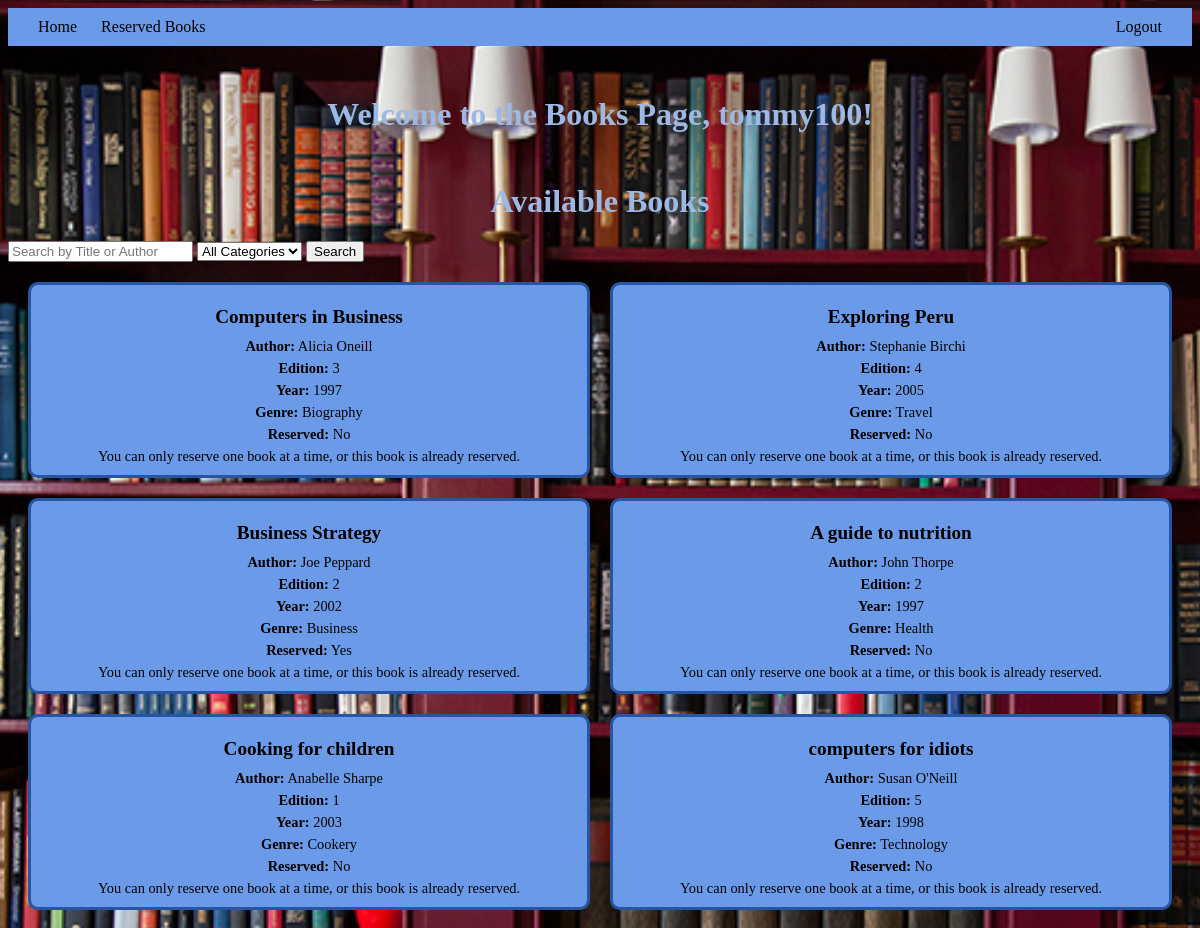
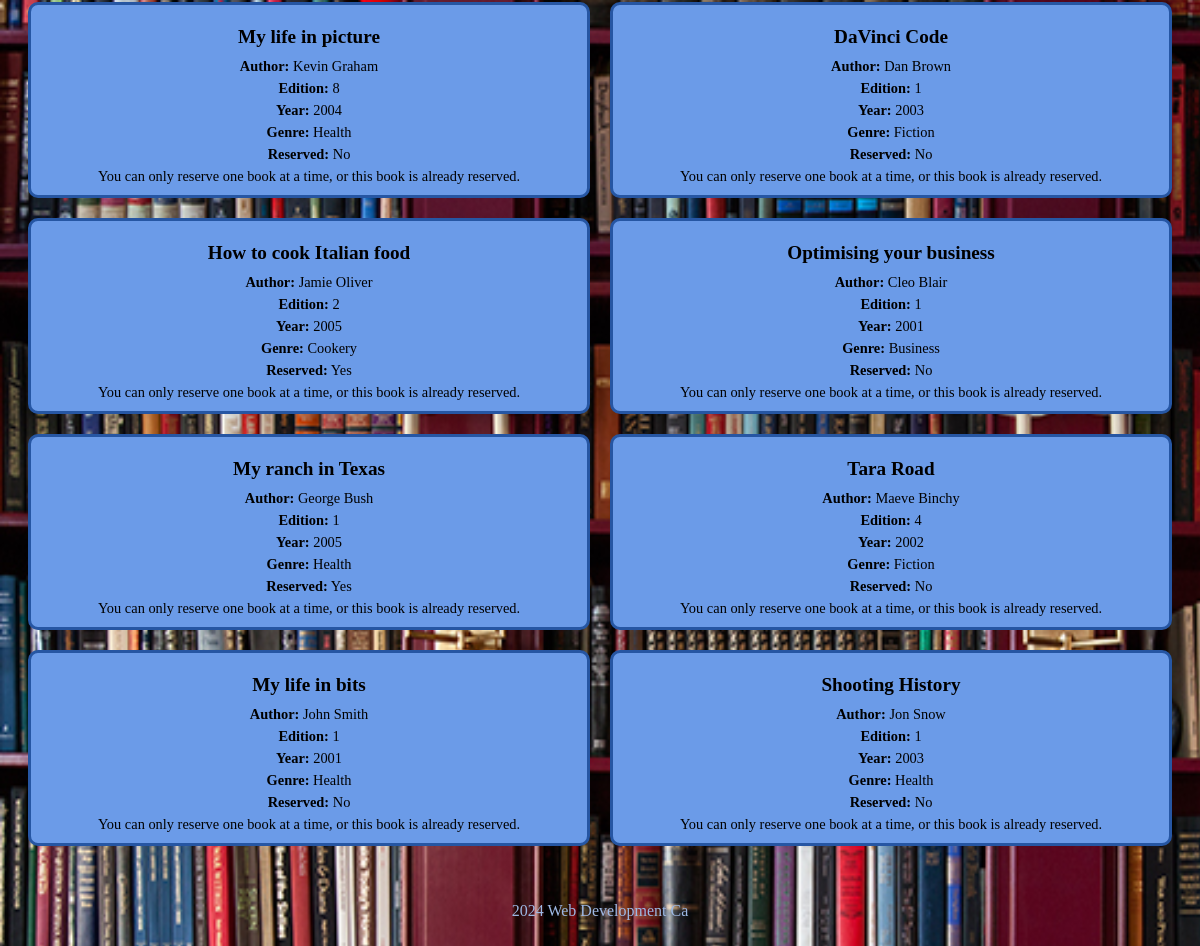
/PHP/books.php (signed in), run on the app's committed database (2 pictures, top to bottom).
### tables this page shows
CREATE TABLE `books` (
  `ISBN` varchar(15) NOT NULL,
  `bookTitle` text NOT NULL,
  `author` varchar(30) NOT NULL,
  `editor` int(11) NOT NULL,
  `yearMake` int(11) NOT NULL,
  `category` int(11) NOT NULL,
  `reserved` char(1) NOT NULL
);

CREATE TABLE `category` (
  `categoryID` int(11) NOT NULL,
  `categoryDesc` varchar(15) NOT NULL
);

### PHP/books.php (the view, shortened to what this page needs)
<!DOCTYPE html>
<html lang="en">
<head>
    <link rel="stylesheet" href="../CSS/books.css">
</head>
<body>
    <header>
        <div class="navbar">
            <div>
                <a href="books.php">Home</a>
                <a href="Reserved.php">Reserved Books</a>
            </div>
            <a href="books.php?action=logout">Logout</a>
        </div>
        <?php echo "<header><h1>Welcome to the Books Page, " . ($_SESSION['Username']) . "!</h1></header>"; ?>
        <h1>Available Books</h1>
    </header>
    <div class="search-container">
        <form method="GET" action="books.php">
            <input type="text" name="searchTitle" placeholder="Search by Title or Author" value="<?php echo isset($_GET['searchTitle']) ? ($_GET['searchTitle']) : ''; ?>">
            <select name="searchCategory">
                <option value="">All Categories</option>
                <?php
                $servername = "localhost";
                $username = "root";
                $password = "";
                $dbname = "librarydb";
                $conn = new mysqli($servername, $username, $password, $dbname);
                ?>
            </select>
            <button type="submit">Search</button>
        </form>
    </div>
    <div class="books">
        <?php
        $searchTitle = isset($_GET['searchTitle']) ? "%" . $_GET['searchTitle'] . "%" : "%%";
        $sql = "SELECT ISBN, bookTitle, author, editor, yearMake, c.categoryDesc AS category, reserved
        FROM books b
        JOIN category c ON b.category = c.categoryID
        WHERE (bookTitle LIKE '$searchTitle' OR author LIKE '$searchTitle')";
        $result = $conn->query($sql);
        if ($result->num_rows > 0)
        {
            while ($row = $result->fetch_assoc())
            {
                $isReserved = $row['reserved'] === 'Y';
                echo "<div class='bookBlocks'>";
                echo "<h2>" . ($row['bookTitle']) . "</h2>";
                echo "<p><strong>Author:</strong> " . ($row['author']) . "</p>";
                echo "<p><strong>Edition:</strong> " . ($row['editor']) . "</p>";
                echo "<p><strong>Year:</strong> " . ($row['yearMake']) . "</p>";
                echo "<p><strong>Genre:</strong> " . ($row['category']) . "</p>";
                echo "<p><strong>Reserved:</strong> " . ($isReserved ? "Yes" : "No") . "</p>";
                $username = $_SESSION['Username'];
                $checkReservationSql = "SELECT * FROM reserved WHERE Username = '$username'";
                $checkResult = $conn->query($checkReservationSql);
                if ($checkResult->num_rows == 0 && !$isReserved)
                {
                    echo "<form method='POST' action='books.php'>";
                    echo "<input type='hidden' name='bookID' value='" . ($row['ISBN']) . "'>";
                    echo "<button type='submit' name='reserveBook'>Reserve</button>";
                    echo "</form>";
                }
                else
                {
                    echo "<p>You can only reserve one book at a time, or this book is already reserved.</p>";
                }
                echo "</div>";
            }
        } else {
            echo "<div class='messages'>No books found</div>";
        }
        ?>
    </div>
    <footer>
        <p>2024 Web Development Ca</p>
    </footer>
</body>
</html>

### CSS/books.css (style rules this page uses)
body { background: url(../photos/shelves.jpg) repeat-y; background-size: 1540px 1200px; }
header h1 { margin-top: 50px; text-align: center; color: #9db8e4; }
.navbar { display: flex; justify-content: space-between; padding: 10px 20px; background-color: #6b9be8; color: black; }
.navbar a { color: black; text-decoration: none; margin: 0 10px; }
.books { display: grid; grid-template-columns: repeat(2, 1fr); gap: 20px; padding: 20px; margin: 0 auto; max-width: 1200px; }
.bookBlocks { background-color: #6b9be8; border: 3px solid #2656a3; border-radius: 10px; padding: 5px; text-align: center; }
.bookBlocks h2 { font-size: 1.2em; margin-bottom: 10px; }
.bookBlocks p { margin: 5px 0; font-size: 0.9em; color: black; }
footer { text-align: center; padding: 20px; color: #9db8e4; }

### data on the page
books: bookTitle "Computers in Business", author "Alicia Oneill", editor "3", yearMake "1997", category.categoryDesc "Biography", reserved "No"
books: bookTitle "Exploring Peru", author "Stephanie Birchi", editor "4", yearMake "2005", category.categoryDesc "Travel", reserved "No"
books: bookTitle "Business Strategy", author "Joe Peppard", editor "2", yearMake "2002", category.categoryDesc "Business", reserved "Yes"
books: bookTitle "A guide to nutrition", author "John Thorpe", editor "2", yearMake "1997", category.categoryDesc "Health", reserved "No"
books: bookTitle "Cooking for children", author "Anabelle Sharpe", editor "1", yearMake "2003", category.categoryDesc "Cookery", reserved "No"
books: bookTitle "computers for idiots", author "Susan O'Neill", editor "5", yearMake "1998", category.categoryDesc "Technology", reserved "No"
books: bookTitle "My life in picture", author "Kevin Graham", editor "8", yearMake "2004", category.categoryDesc "Health", reserved "No"
books: bookTitle "DaVinci Code", author "Dan Brown", editor "1", yearMake "2003", category.categoryDesc "Fiction", reserved "No"
books: bookTitle "How to cook Italian food", author "Jamie Oliver", editor "2", yearMake "2005", category.categoryDesc "Cookery", reserved "Yes"
books: bookTitle "Optimising your business", author "Cleo Blair", editor "1", yearMake "2001", category.categoryDesc "Business", reserved "No"
books: bookTitle "My ranch in Texas", author "George Bush", editor "1", yearMake "2005", category.categoryDesc "Health", reserved "Yes"
books: bookTitle "Tara Road", author "Maeve Binchy", editor "4", yearMake "2002", category.categoryDesc "Fiction", reserved "No"
books: bookTitle "My life in bits", author "John Smith", editor "1", yearMake "2001", category.categoryDesc "Health", reserved "No"
books: bookTitle "Shooting History", author "Jon Snow", editor "1", yearMake "2003", category.categoryDesc "Health", reserved "No"

### other printed values
$_SESSION['Username'] "tommy100"
